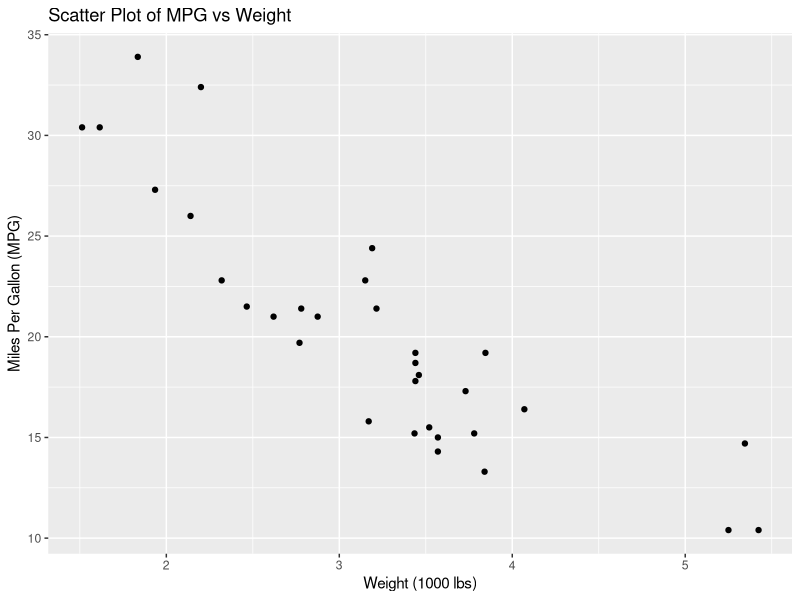
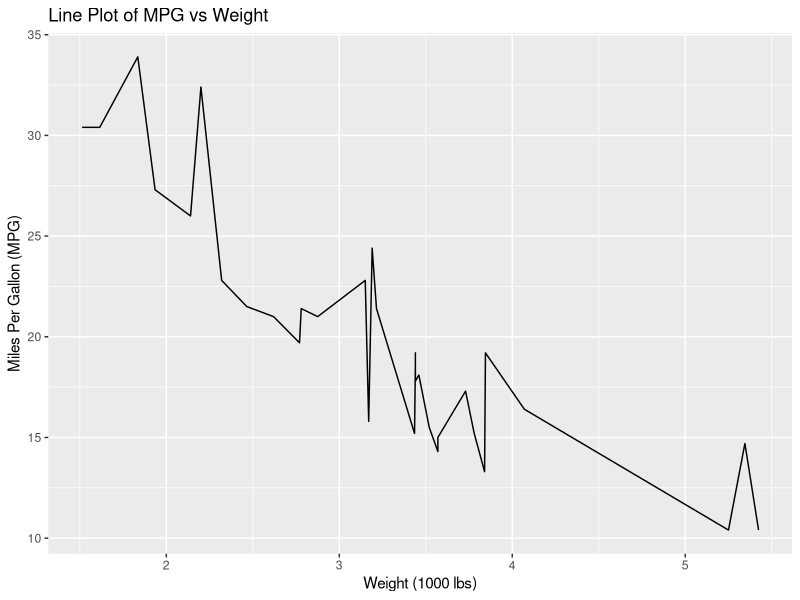
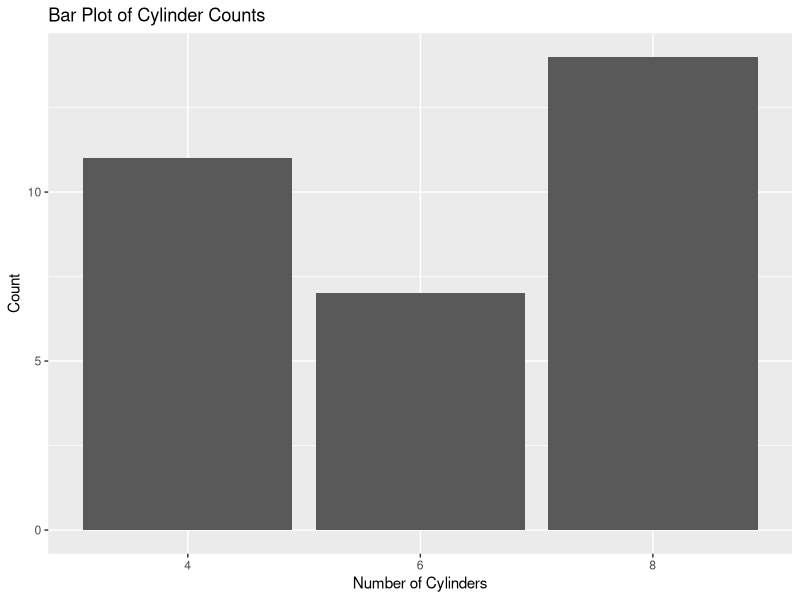
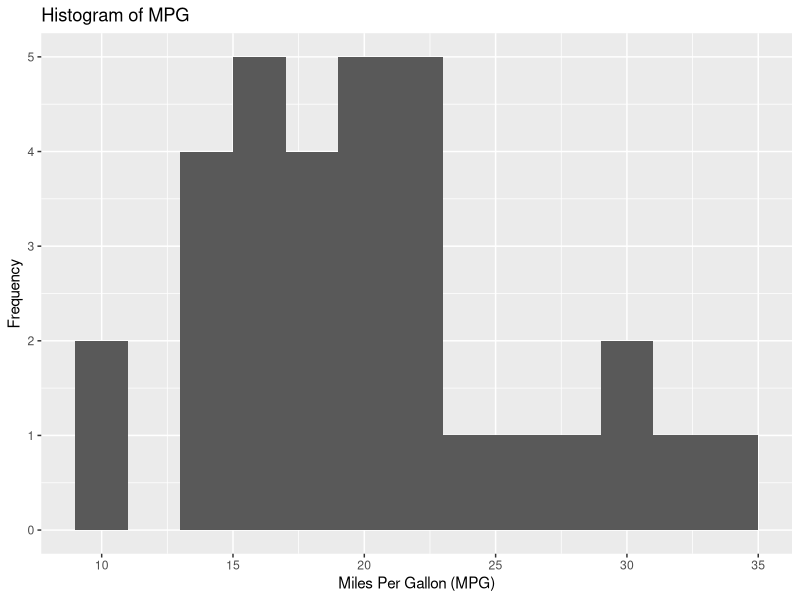
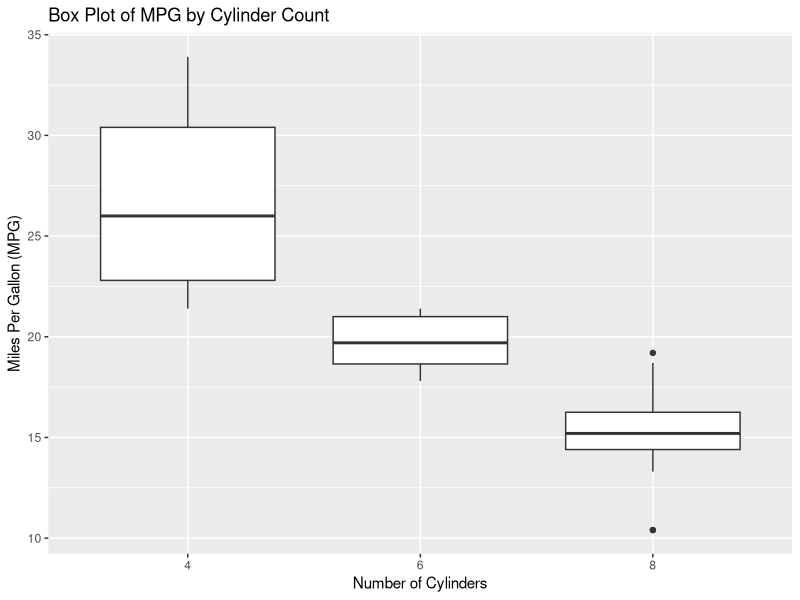
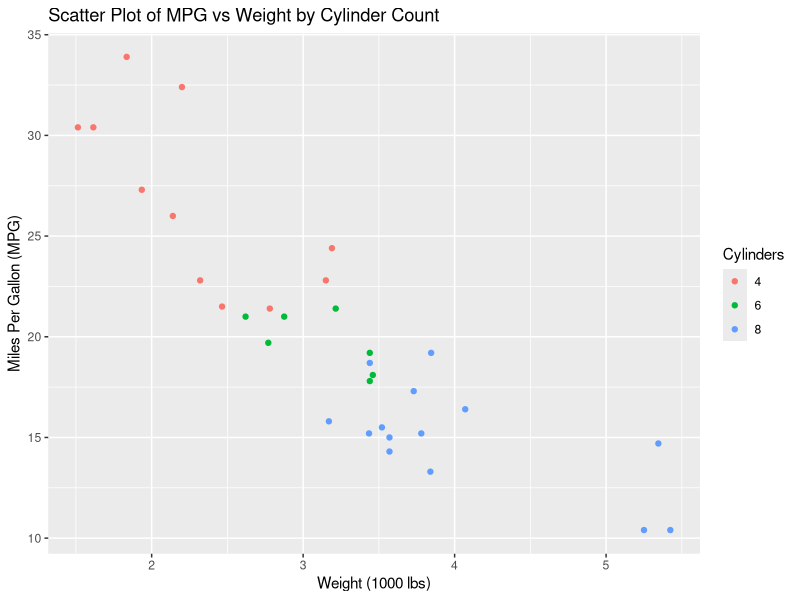
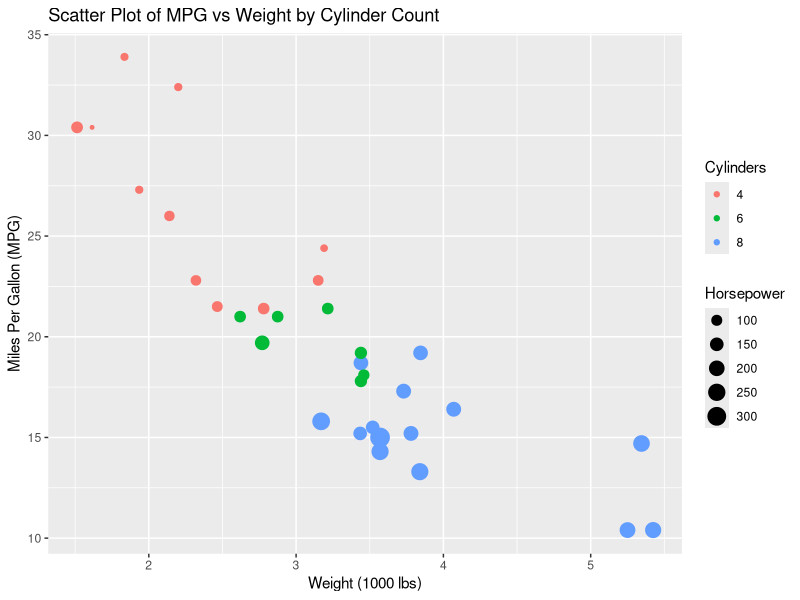
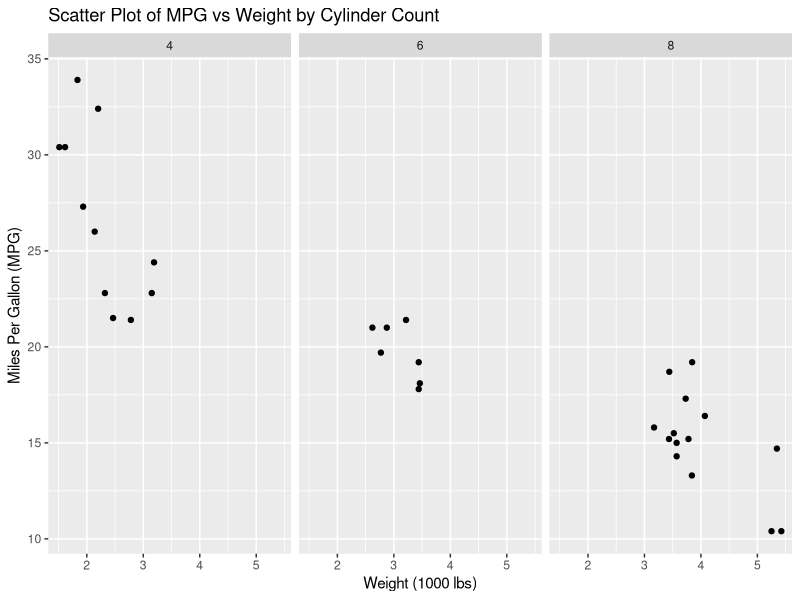

Write R code to recreate these figures, in order.
## ---- chunk 1
# Define a function to calculate the mean of a numeric vector
calculate_mean <- function(numbers) {
  if(!is.numeric(numbers)) {
    stop("Input must be a numeric vector")
  }
  mean_value <- mean(numbers)
  return(mean_value)
}

# Use the function with a numeric vector
sample_data <- c(4, 8, 15, 16, 23, 42)
average <- calculate_mean(sample_data)
print(average)
## ---- chunk 2
options(repos = c(CRAN = "https://cloud.r-project.org"))
install.packages("ggplot2")
library(ggplot2)
## ---- chunk 3
# Load example data
data(mtcars)

# Create a scatter plot
ggplot(data = mtcars, aes(x = wt, y = mpg)) +
  geom_point() +
  labs(title = "Scatter Plot of MPG vs Weight",
       x = "Weight (1000 lbs)",
       y = "Miles Per Gallon (MPG)")
## ---- chunk 4
# Create a line plot
ggplot(data = mtcars, aes(x = wt, y = mpg)) +
  geom_line() +
  labs(title = "Line Plot of MPG vs Weight",
       x = "Weight (1000 lbs)",
       y = "Miles Per Gallon (MPG)")
## ---- chunk 5
# Create a bar plot
ggplot(data = mtcars, aes(x = factor(cyl))) +
  geom_bar() +
  labs(title = "Bar Plot of Cylinder Counts",
       x = "Number of Cylinders",
       y = "Count")
## ---- chunk 6
# Create a histogram
ggplot(data = mtcars, aes(x = mpg)) +
  geom_histogram(binwidth = 2) +
  labs(title = "Histogram of MPG",
       x = "Miles Per Gallon (MPG)",
       y = "Frequency")
## ---- chunk 7
# Create a box plot
ggplot(data = mtcars, aes(x = factor(cyl), y = mpg)) +
  geom_boxplot() +
  labs(title = "Box Plot of MPG by Cylinder Count",
       x = "Number of Cylinders",
       y = "Miles Per Gallon (MPG)")
## ---- chunk 8
# Scatter plot with color
ggplot(data = mtcars, aes(x = wt, y = mpg, color = factor(cyl))) +
  geom_point() +
  labs(title = "Scatter Plot of MPG vs Weight by Cylinder Count",
       x = "Weight (1000 lbs)",
       y = "Miles Per Gallon (MPG)",
       color = "Cylinders")
## ---- chunk 9
# Scatter plot with color and size
ggplot(data = mtcars, aes(x = wt, y = mpg, color = factor(cyl), size = hp)) +
  geom_point() +
  labs(title = "Scatter Plot of MPG vs Weight by Cylinder Count",
       x = "Weight (1000 lbs)",
       y = "Miles Per Gallon (MPG)",
       color = "Cylinders",
       size = "Horsepower")
## ---- chunk 10
# Faceted scatter plot
ggplot(data = mtcars, aes(x = wt, y = mpg)) +
  geom_point() +
  facet_wrap(~ cyl) +
  labs(title = "Scatter Plot of MPG vs Weight by Cylinder Count",
       x = "Weight (1000 lbs)",
       y = "Miles Per Gallon (MPG)")
## ---- chunk 11
# Scatter plot with theme
ggplot(data = mtcars, aes(x = wt, y = mpg)) +
  geom_point() +
  labs(title = "Scatter Plot of MPG vs Weight",
       x = "Weight (1000 lbs)",
       y = "Miles Per Gallon (MPG)") +
  theme_minimal()
